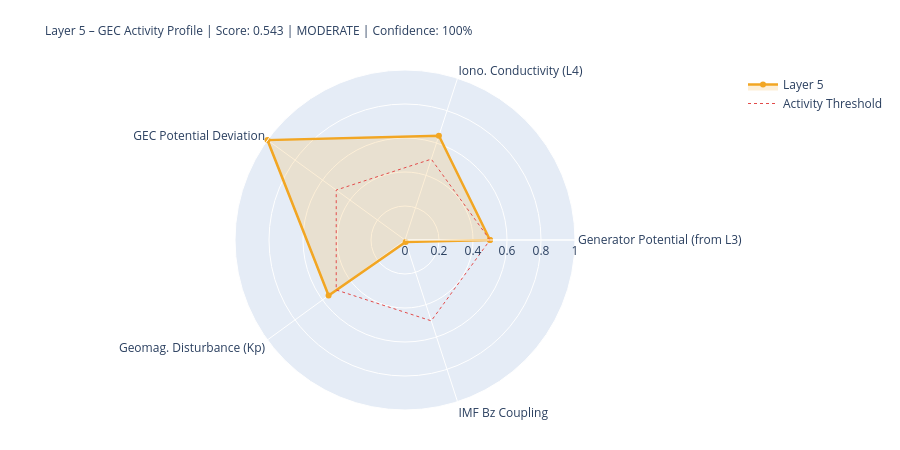

Write notebook code for a chart like this one.
### Markdown cell above
---
## 5. State Assessment & Handoff to Layer 6

### Code cell
# ============================================================
# LAYER-5-SCORE
# ============================================================

# Components
# 1) Generator activity (Layer-3-driven)
gen_score = norm(generator_strength, 0.3, 2.0)
gen_src   = 'from_layer3' if l3_thunder_score is not None else 'estimated'

# 2) Ionospheric conductivity (Layer-4-driven)
iono_score = norm(iono_cond_factor, 0.7, 1.4)
iono_src   = 'from_layer4' if l4_ioniz is not None else 'estimated'

# 3) GEC potential deviation from reference
pot_score = norm(abs(delta_V_pct), 0, 30)  # 0 = at reference, 1 = 30% deviation
pot_src   = 'derived'

# 4) Geomagnetic disturbance (Kp) – modulates vertical currents
kp_score = norm(kp_val, 0, 9)
kp_src   = 'primary' if kp_now is not None else 'from_layer4'

# 5) IMF Bz coupling (southward = stronger M-I coupling → GEC influence)
bz_score = norm(-(bz_now or 0), -5, 30) if bz_now is not None else None
bz_src   = 'primary' if bz_now is not None else 'missing'

COMPONENTS = {
    'Generator Potential (from L3)':  {'score': gen_score,   'source': 'derived_from_layer3', 'dynamic': True},
    'Iono. Conductivity (L4)':      {'score': iono_score,  'source': iono_src, 'dynamic': True},
    'GEC Potential Deviation':      {'score': pot_score,   'source': pot_src,  'dynamic': True},
    'Geomag. Disturbance (Kp)':         {'score': kp_score,    'source': kp_src,   'dynamic': True},
    'IMF Bz Coupling':               {'score': bz_score,    'source': bz_src,   'dynamic': True},
}

available   = {k: v['score'] for k, v in COMPONENTS.items() if v['score'] is not None}
unavailable = [k for k, v in COMPONENTS.items() if v['score'] is None]
layer5_score = round(sum(available.values()) / len(available), 4) if available else None
confidence   = round(len(available) / len(COMPONENTS), 2)
level = ('unknown' if layer5_score is None
         else 'quiet'   if layer5_score < 0.3
         else 'moderate' if layer5_score < 0.6
         else 'active')
dominant_l5 = max(available, key=available.get) if available else 'none'

# Kp consistency: separate 1-min raw value from score value
kp_1m_raw   = kp_now          # directly from API (can be 0.0 during live measurement)
kp_for_score = kp_val          # from Layer-0 context or estimated value if needed
kp_score_src = kp_src

W = 68
print('=' * W)
print('LAYER 5 – GLOBAL ELECTRIC CIRCUIT – STATE ASSESSMENT')
print('=' * W)
for name, comp in COMPONENTS.items():
    s = comp['score']
    if s is not None:
        bar = '█' * int(s*20) + '░' * (20-int(s*20))
        print(f'  {name:<34} {bar}  {s:.3f}  [{comp["source"]}]')
    else:
        print(f'  {name:<34} {"─"*20}  n/a   [missing]')
print('-' * W)
print(f'  Score:         {layer5_score:.3f}  ({len(available)}/{len(COMPONENTS)} components)')
print(f'  Confidence:    {confidence:.0%}')
print(f'  Level:         {level.upper()}')
print(f'  Dominant:      {dominant_l5}')
print(f'  V_iono:        {V_iono_mod:.1f} kV  (Δ {delta_V_pct:+.1f}% vs. Ref)')
print(f'  I_total:       {I_total_mod:.1f} A   (Δ {delta_I_pct:+.1f}% vs. Ref)')
print('=' * W)

# Radar
cats   = list(available.keys())
vals_r = list(available.values())
if len(cats) >= 3:
    fig = go.Figure()
    fig.add_trace(go.Scatterpolar(
        r=vals_r + [vals_r[0]], theta=cats + [cats[0]],
        fill='toself', fillcolor='rgba(242,166,35,0.18)',
        line=dict(color='#F2A623', width=2.5), name='Layer 5'
    ))
    fig.add_trace(go.Scatterpolar(
        r=[0.5]*(len(cats)+1), theta=cats+[cats[0]],
        line=dict(color='#E24B4A', dash='dot', width=1),
        mode='lines', name='Activity Threshold'
    ))
    fig.update_layout(
        title=dict(
            text=f'Layer 5 – GEC Activity Profile | Score: {layer5_score:.3f} | {level.upper()} | Confidence: {confidence:.0%}',
            font=dict(size=12)
        ),
        polar=dict(radialaxis=dict(visible=True, range=[0,1])),
        height=450, showlegend=True,
        margin=dict(l=80, r=80, t=70, b=40)
    )
    fig.show()

### Figure 1 — Plotly figure (JSON) as saved in the notebook; plotly's stock layout.template omitted (floating-point values rounded to 4 significant figures)
{"data": [{"fill": "toself", "fillcolor": "rgba(242,166,35,0.18)", "line": {"color": "#F2A623", "width": 2.5}, "name": "Layer 5", "r": [0.5, 0.6454, 1.0, 0.5556, 0.0129, 0.5], "theta": ["Generator Potential (from L3)", "Iono. Conductivity (L4)", "GEC Potential Deviation", "Geomag. Disturbance (Kp)", "IMF Bz Coupling", "Generator Potential (from L3)"], "type": "scatterpolar"}, {"line": {"color": "#E24B4A", "dash": "dot", "width": 1}, "mode": "lines", "name": "Activity Threshold", "r": [0.5, 0.5, 0.5, 0.5, 0.5, 0.5], "theta": ["Generator Potential (from L3)", "Iono. Conductivity (L4)", "GEC Potential Deviation", "Geomag. Disturbance (Kp)", "IMF Bz Coupling", "Generator Potential (from L3)"], "type": "scatterpolar"}], "layout": {"height": 450, "margin": {"b": 40, "l": 80, "r": 80, "t": 70}, "polar": {"radialaxis": {"range": [0, 1], "visible": true}}, "showlegend": true, "title": {"font": {"size": 12}, "text": "Layer 5 – GEC Activity Profile | Score: 0.543 | MODERATE | Confidence: 100%"}}}
